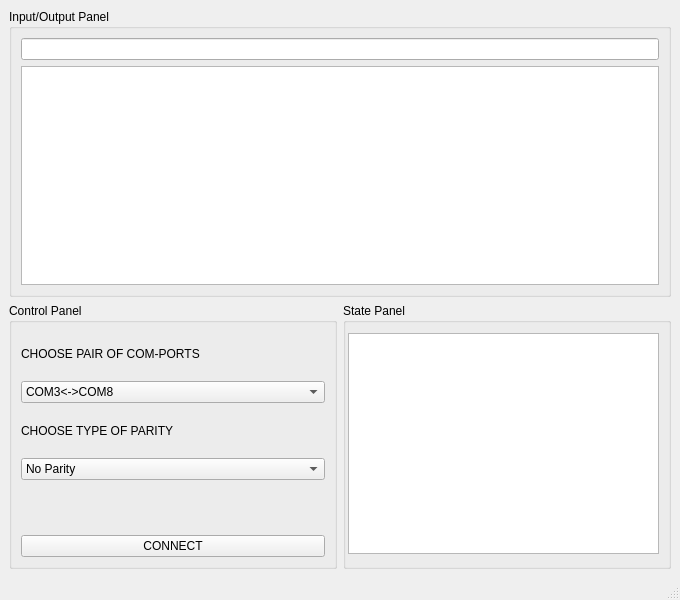
<?xml version="1.0" encoding="UTF-8"?>
<ui version="4.0">
 <class>MainWindow</class>
 <widget class="QMainWindow" name="MainWindow">
  <property name="geometry">
   <rect>
    <x>0</x>
    <y>0</y>
    <width>680</width>
    <height>600</height>
   </rect>
  </property>
  <property name="minimumSize">
   <size>
    <width>680</width>
    <height>600</height>
   </size>
  </property>
  <property name="windowTitle">
   <string>MainWindow</string>
  </property>
  <widget class="QWidget" name="centralwidget">
   <layout class="QGridLayout" name="gridLayout">
    <item row="1" column="0" colspan="3">
     <widget class="QGroupBox" name="groupBox_2">
      <property name="title">
       <string>Input/Output Panel</string>
      </property>
      <layout class="QVBoxLayout" name="verticalLayout_5">
       <item>
        <layout class="QVBoxLayout" name="verticalLayout">
         <item>
          <widget class="QLineEdit" name="ln_Input"/>
         </item>
         <item>
          <widget class="QListWidget" name="lst_Output"/>
         </item>
        </layout>
       </item>
      </layout>
     </widget>
    </item>
    <item row="4" column="2">
     <widget class="QGroupBox" name="groupBox_3">
      <property name="minimumSize">
       <size>
        <width>328</width>
        <height>266</height>
       </size>
      </property>
      <property name="title">
       <string>State Panel</string>
      </property>
      <widget class="QListWidget" name="lst_State">
       <property name="geometry">
        <rect>
         <x>5</x>
         <y>30</y>
         <width>311</width>
         <height>221</height>
        </rect>
       </property>
      </widget>
     </widget>
    </item>
    <item row="4" column="0" colspan="2">
     <widget class="QGroupBox" name="groupBox">
      <property name="title">
       <string>Control Panel</string>
      </property>
      <layout class="QVBoxLayout" name="verticalLayout_4">
       <item>
        <layout class="QVBoxLayout" name="verticalLayout_2">
         <item>
          <widget class="QLabel" name="label_3">
           <property name="text">
            <string>CHOOSE PAIR OF COM-PORTS</string>
           </property>
          </widget>
         </item>
         <item>
          <widget class="QComboBox" name="comboBox">
           <item>
            <property name="text">
             <string>COM3&lt;-&gt;COM8</string>
            </property>
           </item>
           <item>
            <property name="text">
             <string>COM7&lt;-&gt;COM4</string>
            </property>
           </item>
          </widget>
         </item>
         <item>
          <widget class="QLabel" name="label_2">
           <property name="text">
            <string>CHOOSE TYPE OF PARITY</string>
           </property>
          </widget>
         </item>
         <item>
          <widget class="QComboBox" name="comboBox_2">
           <item>
            <property name="text">
             <string>No Parity</string>
            </property>
           </item>
           <item>
            <property name="text">
             <string>Even Parity</string>
            </property>
           </item>
           <item>
            <property name="text">
             <string>Odd Parity</string>
            </property>
           </item>
           <item>
            <property name="text">
             <string>Space Parity</string>
            </property>
           </item>
           <item>
            <property name="text">
             <string>Mark Parity</string>
            </property>
           </item>
          </widget>
         </item>
         <item>
          <widget class="QLabel" name="label_4">
           <property name="text">
            <string/>
           </property>
          </widget>
         </item>
         <item>
          <widget class="QPushButton" name="btn_Connect">
           <property name="text">
            <string>CONNECT</string>
           </property>
          </widget>
         </item>
        </layout>
       </item>
      </layout>
     </widget>
    </item>
   </layout>
  </widget>
  <widget class="QMenuBar" name="menubar">
   <property name="geometry">
    <rect>
     <x>0</x>
     <y>0</y>
     <width>680</width>
     <height>21</height>
    </rect>
   </property>
  </widget>
  <widget class="QStatusBar" name="statusbar"/>
 </widget>
 <resources/>
 <connections/>
</ui>
